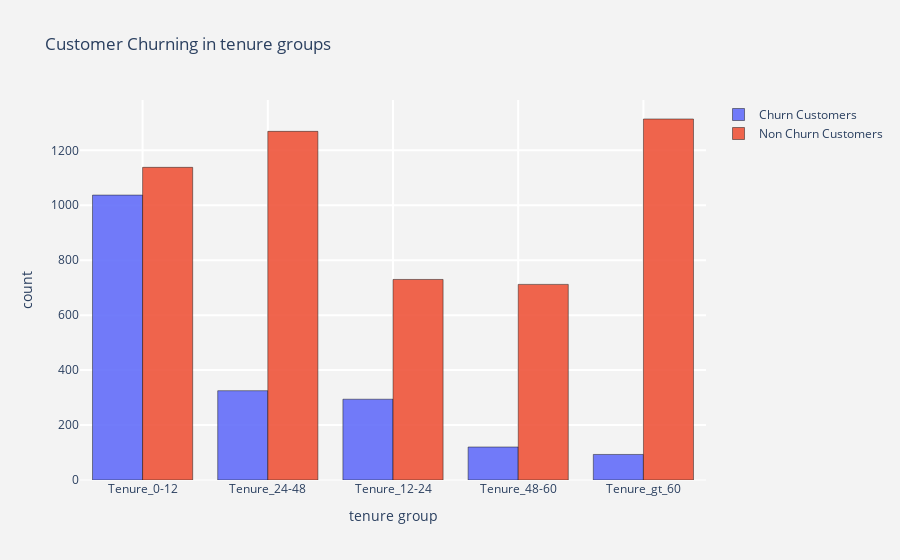

The cell this chart's notebook holds for it:
### Code cell
#cusomer attrition in tenure groups
tg_ch  =  churn["tenure_group"].value_counts().reset_index()
tg_ch.columns  = ["tenure_group","count"]
tg_nch =  not_churn["tenure_group"].value_counts().reset_index()
tg_nch.columns = ["tenure_group","count"]

#bar - churn
trace1 = go.Bar(x = tg_ch["tenure_group"]  , y = tg_ch["count"],
                name = "Churn Customers",
                marker = dict(line = dict(width = .5,color = "black")),
                opacity = .9)

#bar - not churn
trace2 = go.Bar(x = tg_nch["tenure_group"] , y = tg_nch["count"],
                name = "Non Churn Customers",
                marker = dict(line = dict(width = .5,color = "black")),
                opacity = .9)

layout = go.Layout(dict(title = "Customer Churning in tenure groups",
                        plot_bgcolor  = "rgb(243,243,243)",
                        paper_bgcolor = "rgb(243,243,243)",
                        xaxis = dict(gridcolor = 'rgb(255, 255, 255)',
                                     title = "tenure group",
                                     zerolinewidth=1,ticklen=5,gridwidth=2),
                        yaxis = dict(gridcolor = 'rgb(255, 255, 255)',
                                     title = "count",
                                     zerolinewidth=1,ticklen=5,gridwidth=2),
                       )
                  )
traces = [trace1,trace2]
fig  = go.Figure(data=traces,layout=layout)
py.iplot(fig)

### Figure 1 — Plotly figure (JSON) as saved in the notebook; plotly's stock layout.template omitted (floating-point values rounded to 4 significant figures)
{"data": [{"marker": {"line": {"color": "black", "width": 0.5}}, "name": "Churn Customers", "opacity": 0.9, "type": "bar", "x": ["Tenure_0-12", "Tenure_24-48", "Tenure_12-24", "Tenure_48-60", "Tenure_gt_60"], "y": [1037, 325, 294, 120, 93]}, {"marker": {"line": {"color": "black", "width": 0.5}}, "name": "Non Churn Customers", "opacity": 0.9, "type": "bar", "x": ["Tenure_gt_60", "Tenure_24-48", "Tenure_0-12", "Tenure_12-24", "Tenure_48-60"], "y": [1314, 1269, 1138, 730, 712]}], "layout": {"paper_bgcolor": "rgb(243,243,243)", "plot_bgcolor": "rgb(243,243,243)", "title": {"text": "Customer Churning in tenure groups"}, "xaxis": {"gridcolor": "rgb(255, 255, 255)", "gridwidth": 2, "ticklen": 5, "title": {"text": "tenure group"}, "zerolinewidth": 1}, "yaxis": {"gridcolor": "rgb(255, 255, 255)", "gridwidth": 2, "ticklen": 5, "title": {"text": "count"}, "zerolinewidth": 1}}}
